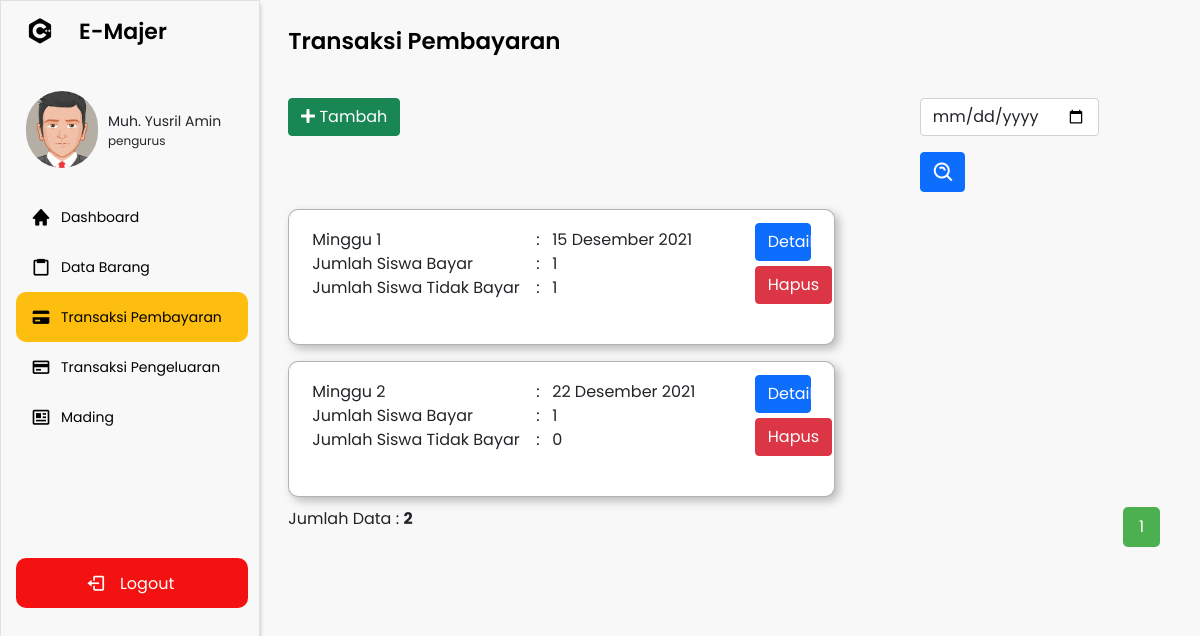
The app's page /navbar.php?p=buku-transaksi (signed in) with its own data.
### tables this page shows
CREATE TABLE `akun` (
  `id_akun` varchar(15) NOT NULL,
  `nama` varchar(50) NOT NULL,
  `email` varchar(50) NOT NULL,
  `username` varchar(50) NOT NULL,
  `password` varchar(50) NOT NULL,
  `id_kelas` varchar(15) NOT NULL,
  `id_level` int(11) NOT NULL,
  `saldo` varchar(25) NOT NULL
);

CREATE TABLE `level` (
  `id_level` int(11) NOT NULL,
  `nama_level` varchar(50) NOT NULL
);

CREATE TABLE `minggu` (
  `id_minggu` int(11) NOT NULL,
  `nama_minggu` varchar(20) NOT NULL,
  `tanggal` date NOT NULL,
  `nama_kelas` varchar(20) NOT NULL
);

CREATE TABLE `transaksi` (
  `id_transaksi` varchar(15) NOT NULL,
  `id_akun` varchar(15) NOT NULL,
  `nama_kelas` varchar(25) NOT NULL,
  `tanggal_pembayaran` date NOT NULL,
  `nominal_transaksi` varchar(20) NOT NULL,
  `status` int(11) NOT NULL,
  `id_minggu` int(11) NOT NULL
);

### proses/date.php (called while the page is built)
<?php
function convertDateDBtoIndo($string)
{
    $bulanIndo = ['', 'Januari', 'Februari', 'Maret', 'April', 'Mei', 'Juni', 'Juli', 'Agustus', 'September', 'Oktober', 'November', 'Desember'];
    $tanggal = explode("-", $string)[2];
    $bulan = explode("-", $string)[1];
    $tahun = explode("-", $string)[0];
    return $tanggal . " " . $bulanIndo[abs($bulan)] . " " . $tahun;
}

### pages/buku-transaksi.php (the view, shortened to what this page needs)
<?php include 'proses/date.php'; ?>
<section class="home-section">
    <div class="home-content">
        <span class="text">Transaksi Pembayaran</span>
    </div>
    <div class="content">
        <div class="row" style="width:97%;">
            <div class="col-md-8">
                <?php if ($level == 1) { ?>
                    <button type="button" class="btn btn-success" data-bs-toggle="modal" data-bs-target="#staticBackdrop">
                        <i class="fas fa-plus"></i> Tambah
                    </button>
                <?php } ?>
            </div>
            <div class="col-md-4">
                <form class="row g-3" style="margin-left:12.5%; margin-bottom:-15px;" method="POST">
                    <div class="col-auto">
                        <input type="date" name="tanggal" class="form-control" id="inputPassword2">
                    </div>
                    <div class="col-auto">
                        <button type="submit" class="btn btn-primary mb-3" name="btn-cari" style="height: 40px; padding-top:8px; width:45px; padding-left:11px;"><i class='bx bx-search-alt fs-4'></i></button>
                    </div>
                </form>
            </div>
        </div>
        <?php
        $batas = 3;
        extract($_GET);
        if (empty($hal)) {
            $posisi = 0;
            $hal = 1;
        } else {
            $posisi = ($hal - 1) * $batas;
            $nomor = $posisi + 1;
        }
        if ($_SERVER['REQUEST_METHOD'] == "POST") {
            $tanggal = trim(mysqli_real_escape_string($koneksi, $_POST['tanggal']));
            if ($tanggal != "") {
                $query = "SELECT * FROM minggu WHERE nama_kelas ='$kelas' AND tanggal LIKE '%$tanggal%'  ORDER BY tanggal LIMIT $posisi, $batas ";
                $queryJml = "SELECT * FROM minggu WHERE nama_kelas ='$kelas' AND tanggal LIKE '%$tanggal%'  ORDER BY tanggal";
                $no = $posisi * 1;
            } else {
                $query = "SELECT * FROM minggu WHERE nama_kelas ='$kelas' ORDER BY tanggal ASC LIMIT $posisi, $batas";
                $queryJml = "SELECT * FROM minggu WHERE nama_kelas ='$kelas' ORDER BY tanggal ASC";
                $no = $posisi * 1;
            }
        } else {
            $query = "SELECT * FROM minggu WHERE nama_kelas ='$kelas' ORDER BY tanggal ASC LIMIT $posisi, $batas";
            $queryJml = "SELECT * FROM minggu WHERE nama_kelas ='$kelas' ORDER BY tanggal ASC";
        }
        $q_tampil_transaksi = mysqli_query($koneksi, $query);
        if (mysqli_num_rows($q_tampil_transaksi) > 0) {
            while ($row = mysqli_fetch_array($q_tampil_transaksi)) {
        ?>
                <div class="buku-transaksi">
                    <div class="row">
                        <div class="col-10">
                            <table>
                                <tr>
                                    <td><?= $row['nama_minggu'] ?></td>
                                    <td>:</td>
                                    <td><?php
                                        $tanggal = $row['tanggal'];
                                        echo convertDateDBtoIndo($tanggal) ?></td>
                                </tr>
                                <tr>
                                    <td>Jumlah Siswa Bayar</td>
                                    <td>:</td>
                                    <td><?php
                                        $tanggal =  $row['tanggal'];
                                        $result = mysqli_query($koneksi, "SELECT *, COUNT( * ) AS total FROM minggu INNER JOIN transaksi ON minggu.id_minggu = transaksi.id_minggu WHERE transaksi.nama_kelas = '$kelas' AND minggu.tanggal = '$tanggal' AND transaksi.status = '2'");
                                        if (mysqli_num_rows($result) > 0) {
                                            while ($data = mysqli_fetch_array($result)) {
                                                echo $data['total'];
                                            }
                                        } else {
                                            echo "0";
                                        } ?></td>
                                </tr>
                                <tr>
                                    <td style="width: 14rem;">Jumlah Siswa Tidak Bayar</td>
                                    <td style="width: 1rem;">:</td>
                                    <td><?php
                                        $result = mysqli_query($koneksi, "SELECT *, COUNT( * ) AS total FROM minggu INNER JOIN transaksi ON minggu.id_minggu = transaksi.id_minggu WHERE transaksi.nama_kelas = '$kelas' AND minggu.tanggal = '$tanggal' AND transaksi.status = '1'");
                                        if (mysqli_num_rows($result) > 0) {
                                            while ($data = mysqli_fetch_array($result)) {
                                                echo $data['total'];
                                            }
                                        } else {
                                            echo "0";
                                        } ?></td>
                                </tr>
                            </table>
                        </div>
                        <div class="col-2">
                            <a href="navbar.php?p=pembayaran&minggu=<?php echo $row['id_minggu'] ?>">
                                <div type="button" class="btn btn-primary button" style="width: 85%; margin-bottom:5px;">Detail</div>
                            </a>
                            <button type="button" class="btn btn-danger button" onclick="konfirmasi('<?= $row['id_minggu'] ?>')">Hapus</button>
                        </div>
                    </div>
                </div>
        <?php $nomor++;
            }
        } else {
            echo "<p align='center' style='margin-top:2rem; font-weight:bold;'>Data Tidak Ditemukan</p>";
        } ?>
        <?php
        if (isset($_POST['btn-cari'])) {
            if ($_POST['tanggal'] != '') {
                echo "<div style=\"float:left;\">";
                $jml = mysqli_num_rows(mysqli_query($koneksi, $queryJml));
                echo "Data Hasil Pencarian: <b>$jml</b>";
                echo "</div>";
        ?>
                <div class="pagination">
                    <?php
                    $jml_hal = ceil($jml / $batas);
                    for ($i = 1; $i <= $jml_hal; $i++) {
                        if ($i != $hal) {
                            echo "<a href=\"?p=buku-transaksi&hal=$i\">$i</a>";
                        } else {
                            echo "<a class=\"active\">$i</a>";
                        }
                    }
                    ?>
                </div>
            <?php
            } else {
                echo "<meta http-equiv='refresh' content='0; url=navbar.php?p=buku-transaksi'>";
            }
        } else { ?>
            <div style="float: left;">
                <?php
                $jml = mysqli_num_rows(mysqli_query($koneksi, $queryJml));
                echo "Jumlah Data : <b>$jml</b>";
                ?>
            </div>
            <div class="pagination">
                <?php
                $jml_hal = ceil($jml / $batas);
                for ($i = 1; $i <= $jml_hal; $i++) {
                    if ($i != $hal) {
                        echo "<a href=\"?p=buku-transaksi&hal=$i\">$i</a>";
                    } else {
                        echo "<a class=\"active\">$i</a>";
                    }
                }
                ?>
            </div>
        <?php
        }
        ?>
    </div>
</section>

### navbar.php (shortened to what this page needs)
<?php
include 'koneksi.php';
$id = $_SESSION['id_akun'];
$nama = $_SESSION['nama'];
$kelas = $_SESSION['id_kelas'];
$level = $_SESSION['id_level'];
$query = "SELECT * FROM akun INNER JOIN kelas ON akun.id_kelas = kelas.id_kelas INNER JOIN level ON akun.id_level = level.id_level WHERE akun.id_akun = '$id'";
$result = mysqli_query($koneksi, $query);
if (mysqli_num_rows($result) > 0) {
    while ($row = mysqli_fetch_array($result)) {
?>
        <!DOCTYPE html>
        <html lang="en">
        <head>
            <link rel="stylesheet" href="assets/css/kalender.css">
            <link rel="stylesheet" href="assets/css/style.css">
            <link href="https://cdn.jsdelivr.net/npm/bootstrap@5.0.2/dist/css/bootstrap.min.css" rel="stylesheet">
            <link href='https://unpkg.com/boxicons@2.0.7/css/boxicons.min.css' rel='stylesheet'>
            <link rel="stylesheet" href="https://cdnjs.cloudflare.com/ajax/libs/font-awesome/5.13.0/css/all.min.css">
        </head>
        <body>
            <div class="sidebar">
                <div class="logo-details">
                    <i class='bx bxl-c-plus-plus'></i>
                    <span class="logo_name">E-Majer</span>
                </div>
                <div class="profil-box">
                    <img src="assets/gambar/avatar53.png" alt="">
                    <div class="profil-name">
                        <p class="nama"><?= $nama ?></p>
                        <p class="level"><?= $row['nama_level'] ?></p>
                    </div>
                </div>
                <ul class="nav-links">
                    <li>
                        <div class="li">
                            <a href="navbar.php?p=home">
                                <i class='bx bxs-home'></i>
                                <span class="link_name">Dashboard</span>
                            </a>
                        </div>
                    </li>
                    <li>
                        <div class="li">
                            <a href="navbar.php?p=barang">
                                <i class='bx bx-clipboard'></i>
                                <span class="link_name">Data Barang</span>
                            </a>
                        </div>
                    </li>
                    <li>
                        <div class="li">
                            <?php if ($level == 1) { ?>
                                <a href="navbar.php?p=buku-transaksi">
                                    <i class='bx bxs-credit-card'></i>
                                    <span class="link_name">Transaksi Pembayaran</span>
                                </a>
                            <?php } ?>
                        </div>
                    </li>
                    <li>
                        <div class="li">
                            <?php if ($level == 1) { ?>
                                <a href="navbar.php?p=pengeluaran">
                                    <i class='bx bx-credit-card'></i>
                                    <span class="link_name">Transaksi Pengeluaran</span>
                                </a>
                            <?php } ?>
                        </div>
                    </li>
                    <li>
                        <div class="li">
                            <a href="navbar.php?p=mading">
                                <i class='bx bx-news'></i>
                                <span class="link_name">Mading</span>
                            </a>
                        </div>
                    </li>
                    <li>
                        <div class="logout1">
                            <div class="logout">
                                <i class='bx bx-log-out'></i>
                                <span class="link_name">Logout</span>
                            </div>
                        </div>
                    </li>
                </ul>
            </div>
            <?php
            $pages_dir = 'pages';
            if (!empty($_GET['p'])) {
                $pages = scandir($pages_dir, 0);
                unset($pages[0], $pages[1]);
                $p = $_GET['p'];
                if (in_array($p . '.php', $pages)) {
                    include($pages_dir . '/' . $p . '.php');
                } else {
                    echo 'Halaman Tidak Ditemukan';
                }
            } else {
                include($pages_dir . '/home.php');
            }
            ?>
        </body>
        </html>
<?php }
} ?>

### records on screen
akun: id_level.nama_level "pengurus", jml "2"
minggu: nama_minggu "Minggu 1", tanggal "15 Desember 2021"
transaksi: total "1"
transaksi: total "1"
minggu: nama_minggu "Minggu 2", tanggal "22 Desember 2021", total "0"
transaksi: total "1"
